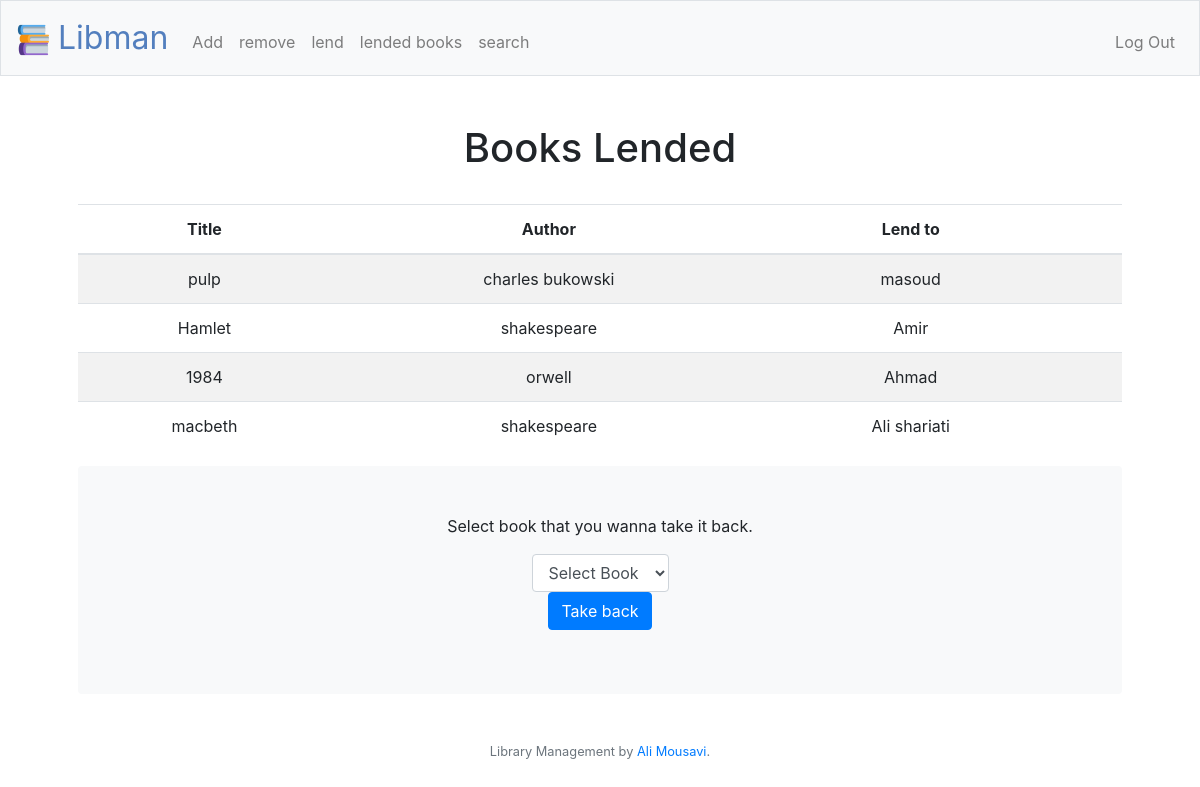
/lended (signed in), run on an earlier commit of the app's database.
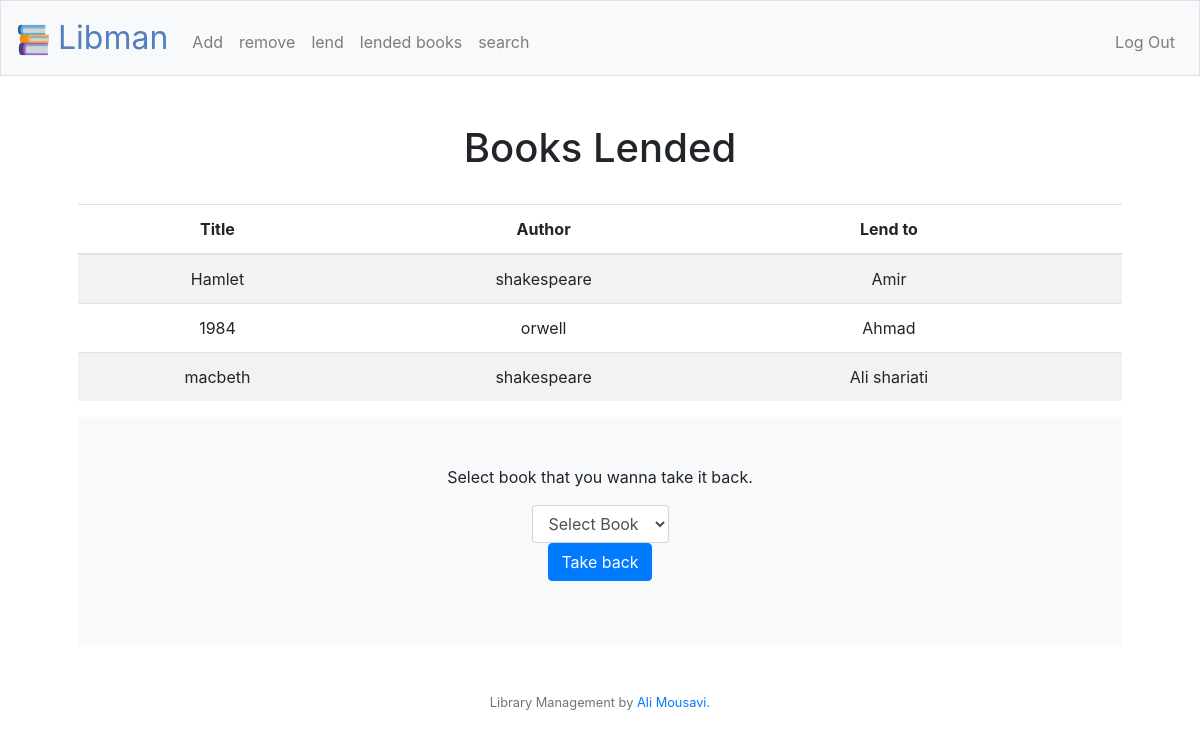
And on a later commit of the database.
### tables this page shows
CREATE TABLE 'lends' (id INTEGER, title TEXT NOT NULL, author TEXT NOT NULL, friend TEXT NOT NULL, user varchar(255), PRIMARY KEY(id));

### application.py (the view)
@app.route("/lended", methods=["GET", "POST"])
@login_required
def lended():
    if request.method == "POST":
        person = db.execute("SELECT username FROM users WHERE id=?", session["user_id"])
        name = person[0]
        person = name['username']
        books = db.execute("SELECT title,author,friend FROM lends WHERE user = ?", person)
        if request.method == "POST":
            title = request.form.get("title")
            author = db.execute("SELECT author FROM lends WHERE title=?", title)
            author = author[0]['author']
            db.execute("DELETE FROM lends WHERE title=? AND user=?", title, person)
            db.execute("INSERT INTO books (user, title, author) VALUES(?, ?, ?)", person, title, author)
        return redirect("/lended")
    else:
        person = db.execute("SELECT username FROM users WHERE id=?", session["user_id"])
        name = person[0]
        person = name['username']
        books = db.execute("SELECT title,author,friend FROM lends WHERE user = ?", person)
        return render_template("lended.html",books=books)

### application.py (called while the page is built)
@app.after_request
def after_request(response):
    response.headers["Cache-Control"] = "no-cache, no-store, must-revalidate"
    response.headers["Expires"] = 0
    response.headers["Pragma"] = "no-cache"
    return response

### helpers.py (called while the page is built)
def login_required(f):
    @wraps(f)
    def decorated_function(*args, **kwargs):
        if session.get("user_id") is None:
            return redirect("/welcome")
        return f(*args, **kwargs)
    return decorated_function

### templates/lended.html (shortened to what this page needs)
{% extends "layout.html" %}
{% block main %}
    <table  class="table table-striped">
        <thead>
            <tr>
                <th>Title</th>
                <th>Author</th>
                <th>Lend to</th>
                <th></th>
            </tr>
        </thead>
        <tbody>
            <h1>Books Lended</h1>
            <br>
            {% for book in books  %}
            <form >
                <tr>
                    <td name="title" >{{ book['title'] }}</td>
                    <td>{{ book['author'] }}</td>
                    <td>{{ book['friend'] }}</td>
                    <td></td>
                </tr>
            </form>
            {% endfor %}
        </tbody>
    </table>
    <form action="/lended" method="post">
    <div class="bg-light p-5 rounded">
        <p>Select book that you wanna take it back. </p>
        <div class="form-group" >
            <select class="form-control" name="title">
                <option disabled="" selected="" value="">Select Book</option>
            </select>
            <br>
        <button class="btn btn-primary" type="submit">Take back</button>
        </div>
    </div>
    </form>
{% endblock %}

What changed in the data, as far as the page shows it:
removed lends: title "pulp", author "charles bukowski", friend "masoud"
